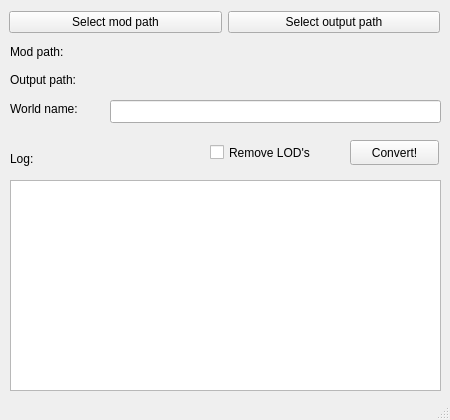
<?xml version="1.0" encoding="UTF-8"?>
<ui version="4.0">
 <class>MainWindow</class>
 <widget class="QMainWindow" name="MainWindow">
  <property name="enabled">
   <bool>true</bool>
  </property>
  <property name="geometry">
   <rect>
    <x>0</x>
    <y>0</y>
    <width>450</width>
    <height>420</height>
   </rect>
  </property>
  <property name="sizePolicy">
   <sizepolicy hsizetype="Fixed" vsizetype="Fixed">
    <horstretch>0</horstretch>
    <verstretch>0</verstretch>
   </sizepolicy>
  </property>
  <property name="minimumSize">
   <size>
    <width>450</width>
    <height>420</height>
   </size>
  </property>
  <property name="maximumSize">
   <size>
    <width>450</width>
    <height>999999</height>
   </size>
  </property>
  <property name="windowTitle">
   <string>Mod to MTA converter</string>
  </property>
  <widget class="QWidget" name="centralwidget">
   <property name="sizePolicy">
    <sizepolicy hsizetype="Fixed" vsizetype="Fixed">
     <horstretch>0</horstretch>
     <verstretch>0</verstretch>
    </sizepolicy>
   </property>
   <widget class="QLabel" name="log_label">
    <property name="geometry">
     <rect>
      <x>10</x>
      <y>150</y>
      <width>67</width>
      <height>17</height>
     </rect>
    </property>
    <property name="text">
     <string>Log:</string>
    </property>
   </widget>
   <widget class="QPushButton" name="BtnConvert">
    <property name="geometry">
     <rect>
      <x>350</x>
      <y>140</y>
      <width>89</width>
      <height>25</height>
     </rect>
    </property>
    <property name="text">
     <string>Convert!</string>
    </property>
   </widget>
   <widget class="QWidget" name="verticalLayoutWidget">
    <property name="geometry">
     <rect>
      <x>10</x>
      <y>40</y>
      <width>431</width>
      <height>51</height>
     </rect>
    </property>
    <layout class="QVBoxLayout" name="verticalLayout">
     <item>
      <layout class="QHBoxLayout" name="horizontalLayout_3">
       <item>
        <widget class="QLabel" name="mod_path_label">
         <property name="minimumSize">
          <size>
           <width>100</width>
           <height>0</height>
          </size>
         </property>
         <property name="maximumSize">
          <size>
           <width>100</width>
           <height>16777215</height>
          </size>
         </property>
         <property name="text">
          <string>Mod path:</string>
         </property>
        </widget>
       </item>
       <item>
        <widget class="QLabel" name="mod_path_final">
         <property name="text">
          <string>&lt;none&gt;</string>
         </property>
        </widget>
       </item>
      </layout>
     </item>
     <item>
      <layout class="QHBoxLayout" name="horizontalLayout_4">
       <item>
        <widget class="QLabel" name="output_path_label">
         <property name="minimumSize">
          <size>
           <width>100</width>
           <height>0</height>
          </size>
         </property>
         <property name="maximumSize">
          <size>
           <width>100</width>
           <height>16777215</height>
          </size>
         </property>
         <property name="text">
          <string>Output path:</string>
         </property>
        </widget>
       </item>
       <item>
        <widget class="QLabel" name="output_path_final">
         <property name="text">
          <string>&lt;none&gt;</string>
         </property>
        </widget>
       </item>
      </layout>
     </item>
    </layout>
   </widget>
   <widget class="QWidget" name="layoutWidget">
    <property name="geometry">
     <rect>
      <x>9</x>
      <y>9</y>
      <width>431</width>
      <height>27</height>
     </rect>
    </property>
    <layout class="QHBoxLayout" name="horizontalLayout">
     <item>
      <widget class="QPushButton" name="BtnSelectModPath">
       <property name="text">
        <string>Select mod path</string>
       </property>
      </widget>
     </item>
     <item>
      <widget class="QPushButton" name="BtnSelectOutPath">
       <property name="text">
        <string>Select output path</string>
       </property>
      </widget>
     </item>
    </layout>
   </widget>
   <widget class="QTextBrowser" name="Log">
    <property name="geometry">
     <rect>
      <x>10</x>
      <y>180</y>
      <width>431</width>
      <height>211</height>
     </rect>
    </property>
    <property name="sizePolicy">
     <sizepolicy hsizetype="Expanding" vsizetype="Expanding">
      <horstretch>0</horstretch>
      <verstretch>0</verstretch>
     </sizepolicy>
    </property>
    <property name="minimumSize">
     <size>
      <width>0</width>
      <height>210</height>
     </size>
    </property>
    <property name="maximumSize">
     <size>
      <width>16777215</width>
      <height>16777215</height>
     </size>
    </property>
    <property name="sizeIncrement">
     <size>
      <width>0</width>
      <height>0</height>
     </size>
    </property>
    <property name="font">
     <font>
      <family>FreeMono</family>
      <bold>true</bold>
     </font>
    </property>
   </widget>
   <widget class="QCheckBox" name="ChkRemoveLods">
    <property name="enabled">
     <bool>true</bool>
    </property>
    <property name="geometry">
     <rect>
      <x>210</x>
      <y>140</y>
      <width>131</width>
      <height>25</height>
     </rect>
    </property>
    <property name="text">
     <string>Remove LOD's</string>
    </property>
    <property name="checkable">
     <bool>true</bool>
    </property>
    <property name="checked">
     <bool>false</bool>
    </property>
   </widget>
   <widget class="QLineEdit" name="world_name_edit">
    <property name="geometry">
     <rect>
      <x>110</x>
      <y>100</y>
      <width>331</width>
      <height>23</height>
     </rect>
    </property>
   </widget>
   <widget class="QLabel" name="world_name_label_2">
    <property name="geometry">
     <rect>
      <x>10</x>
      <y>100</y>
      <width>101</width>
      <height>17</height>
     </rect>
    </property>
    <property name="text">
     <string>World name:</string>
    </property>
   </widget>
  </widget>
  <widget class="QMenuBar" name="menubar">
   <property name="geometry">
    <rect>
     <x>0</x>
     <y>0</y>
     <width>450</width>
     <height>21</height>
    </rect>
   </property>
  </widget>
  <widget class="QStatusBar" name="statusbar"/>
 </widget>
 <resources/>
 <connections/>
</ui>
